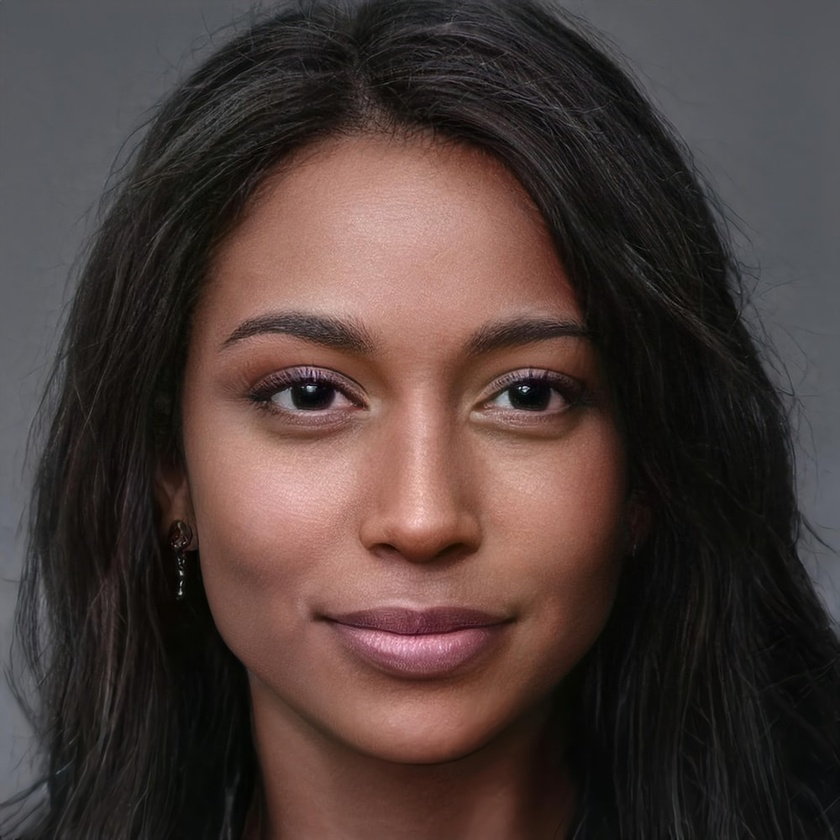
#> input picture Assignment-30/2- Skin Detection/p3.jpg, 840 x 840 px, shrunk from 1000 x 1000 before the run
$ jupyter execute main.ipynb
#> lines starting #> are read from the running program, lines starting #| are printed output that depends on the picture; after the words box and inside, x2 and y2 are one past the last pixel; in counts of white or black regions, pixels touching at a corner belong together
[cell 1]
import cv2
import numpy as np
import matplotlib.pyplot as plt

[cell 2]
img_BGR = cv2.imread('p3.jpg')
#> img_BGR is the input picture: shape (840, 840, 3); mean B, G, R 57.5, 60.9, 76.1
img_RGB = cv2.cvtColor(img_BGR, cv2.COLOR_BGR2RGB)
img_HSV = cv2.cvtColor(img_BGR, cv2.COLOR_BGR2HSV)
#> img_HSV: shape (840, 840, 3); mean H, S, V 42.6, 61.3, 77.6

plt.imshow(img_RGB)

[cell 3]
H, S, V = cv2.split(img_HSV)
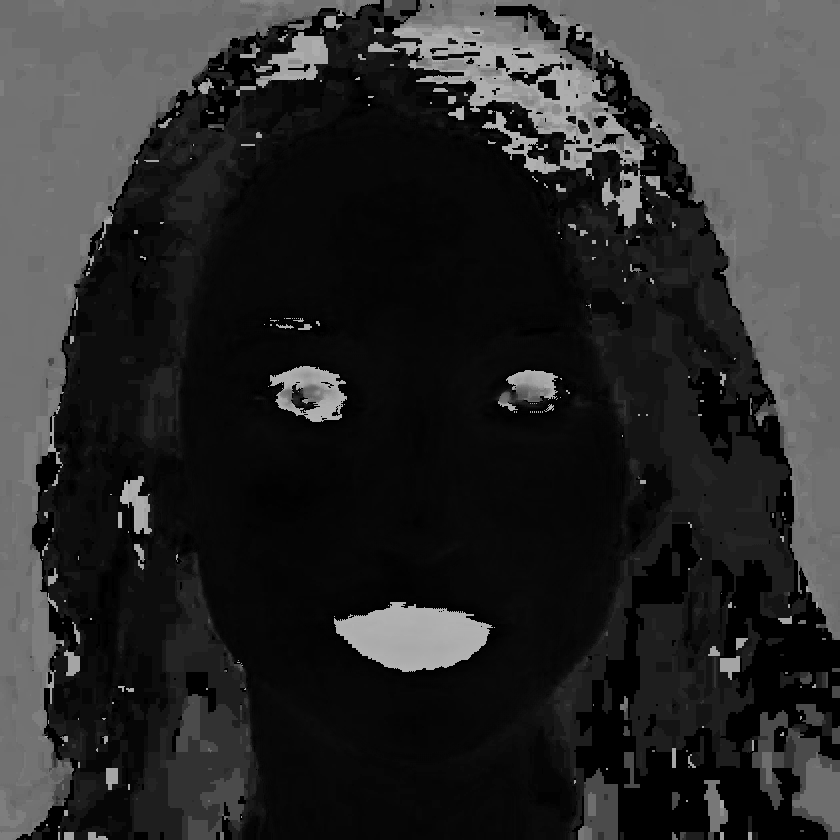
#> H: shape (840, 840); min 0, max 179, mean 42.6
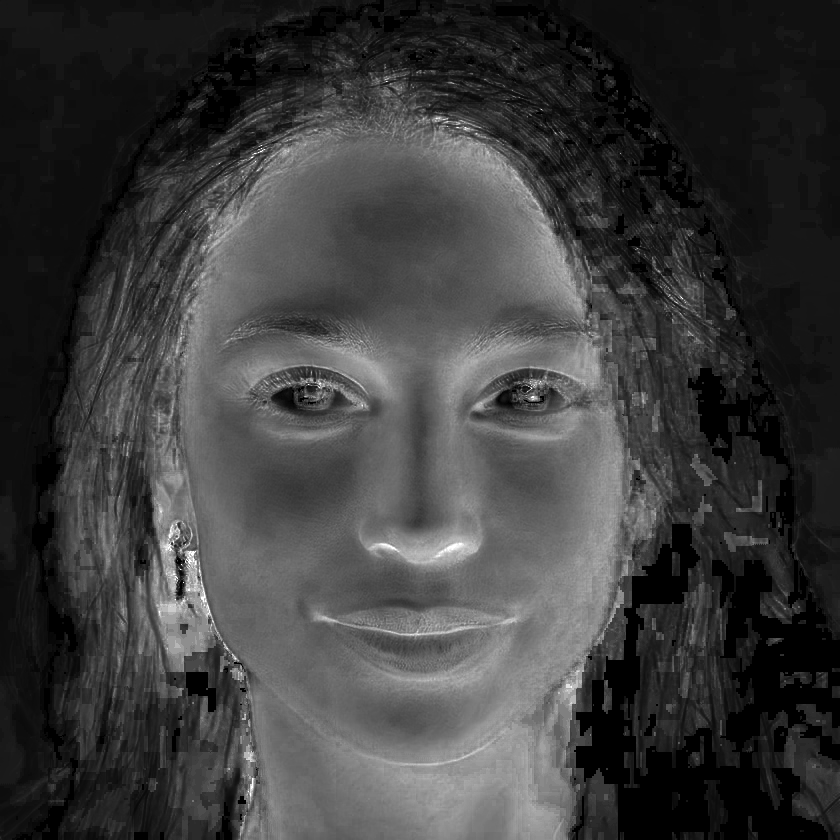
#> S: shape (840, 840); min 0, max 255, mean 61.3
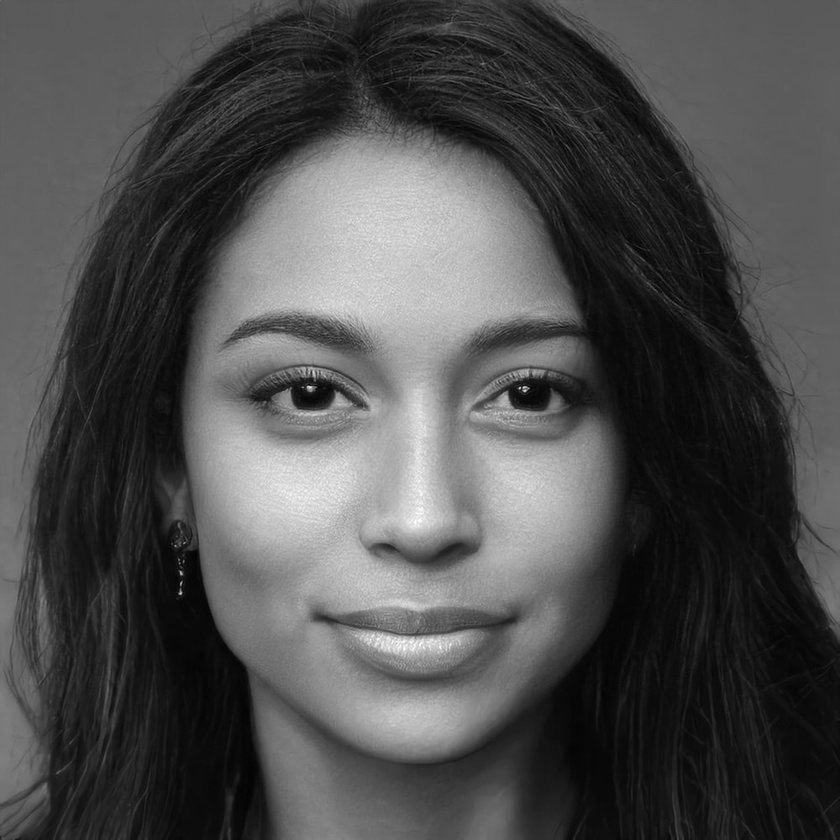
#> V: shape (840, 840); min 0, max 255, mean 77.6

[cell 4]
H, S, V = cv2.split(img_HSV)

plt.imshow(H, cmap='gray')
plt.title('H')
plt.show()

plt.imshow(S, cmap='gray')
plt.title('S')
plt.show()

plt.imshow(V, cmap='gray')
plt.title('V')
plt.show()

[cell 5]
lower = np.array([0, 20, 60])
upper = np.array([20, 150, 255])
mask = cv2.inRange(img_HSV, lower, upper)
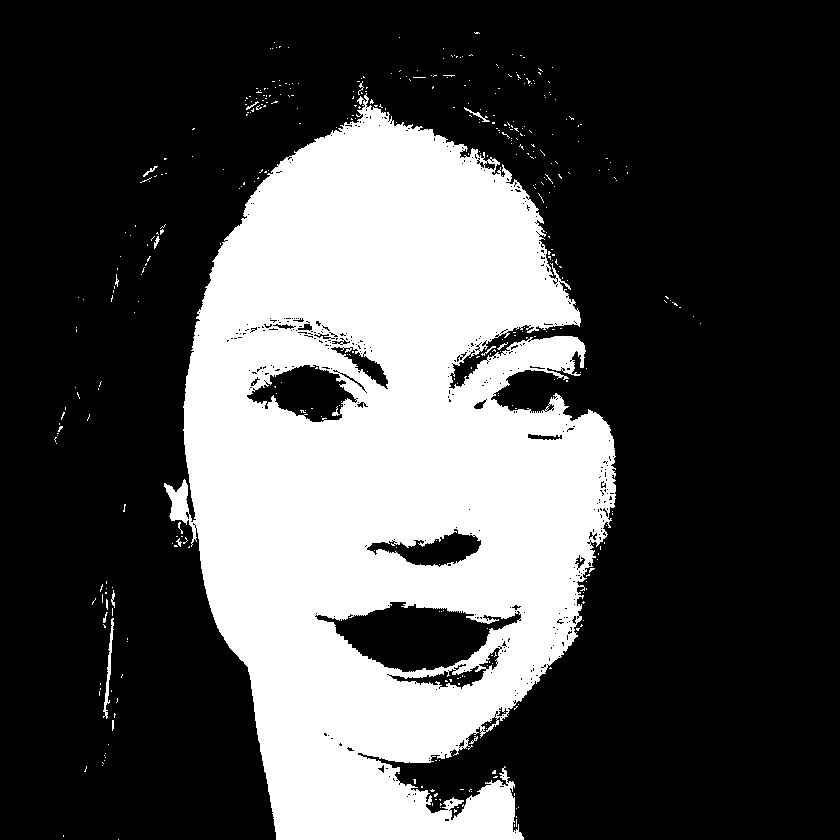
#> mask: shape (840, 840); 30% white; 417 white regions (401 under 20 px), largest, box (x1, y1, x2, y2) and area: (164, 93, 616, 840) 209820, (103, 618, 114, 719) 295, (464, 107, 490, 122) 72

plt.imshow(mask, cmap='gray')

[cell 6]
result = cv2.bitwise_and(img_HSV, img_HSV, mask=mask)
#> result: shape (840, 840, 3); mean H, S, V 1.9, 30.7, 43.4
result = cv2.cvtColor(result, cv2.COLOR_HSV2RGB)
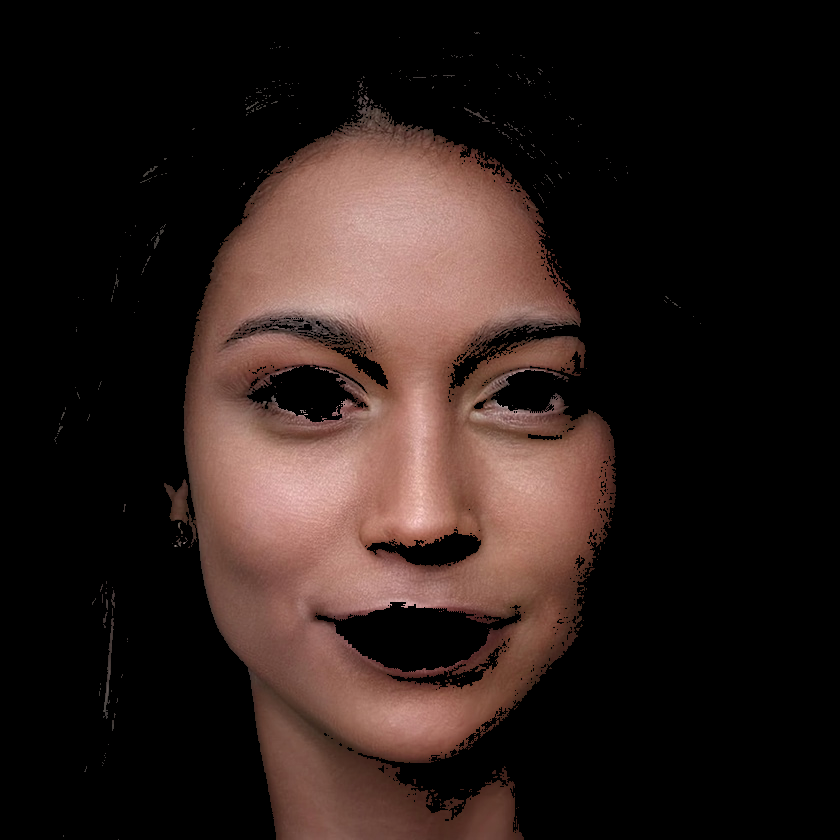
#> result: shape (840, 840, 3); mean R, G, B 43.4, 30.1, 26.6

plt.imshow(result)
